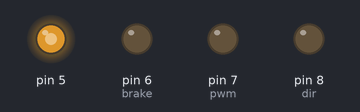
Simulated run of this sketch. Board: Arduino Uno, built with avr-gcc and run on an emulated ATmega328P. Parts: output pins drawn as LEDs (lit = HIGH). What the sketch prints to the serial monitor is not drawn.

Above: at 0.1 s.
Timing chart, 0 to 1.6 s (numbered marks = the images above):
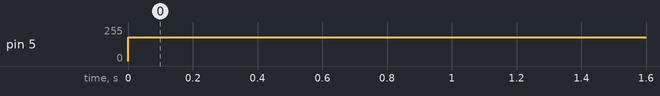

The sketch:

frec_mues.pde
```cpp
/* proportional control to keep balancing a pendulum on an inverted position*/
#define A_2 18
#define B_2 19
#define dir 8
#define pwm 7
#define brake 6
#define fm 5
volatile double count_2 = 0.0;
//double Kp;
double setpoint;

void setup()
{ //TCCR4B=0x01;
  pinMode(A_2, INPUT);
  pinMode(B_2, INPUT);
  pinMode (dir, OUTPUT);
  pinMode (pwm, OUTPUT);
  pinMode (brake, OUTPUT);
  attachInterrupt(5, doA2, CHANGE);
  attachInterrupt(4, doB2, CHANGE);
  Serial.begin (19200); Serial.println("START READING");
}
void loop()
{
double angle_2=count_2*(360.0/10000.0);
double pos2=angle_2;
setpoint=180.0;
double error2= setpoint - pos2;
analogWrite(5,error2);
Serial.print(" pos2 = ");
  Serial.print(pos2);
  Serial.print(", error2 = ");
  Serial.print(error2);
  Serial.print(", fm = ");
  Serial.print(fm);
  Serial.println();
}
void doA2(){
  // look for a low-to-high on channel A
  if (digitalRead(A_2) == HIGH) {
    // check channel B to see which way encoder is turning
    if (digitalRead(B_2) == LOW) {
      count_2 = count_2 + 1;         // CW
    }
    else {
      count_2 = count_2 - 1;         // CCW
    }
  }
  else   // must be a high-to-low edge on channel A
  {
    // check channel B to see which way encoder is turning
    if (digitalRead(B_2) == HIGH) {
      count_2 = count_2 + 1;          // CW
    }
    else {
      count_2 = count_2 - 1;          // CCW
    }
  }

}
void doB2(){
  // look for a low-to-high on channel B
  if (digitalRead(B_2) == HIGH) {
   // check channel A to see which way encoder is turning
    if (digitalRead(A_2) == HIGH) {
      count_2 = count_2 + 1;         // CW
    }
    else {
      count_2 = count_2 - 1;         // CCW
    }
  }
  // Look for a high-to-low on channel B
  else {
    // check channel B to see which way encoder is turning
    if (digitalRead(A_2) == LOW) {
      count_2 = count_2 + 1;          // CW
    }
    else {
      count_2 = count_2 - 1;          // CCW
    }
  }
}
```

Measured:
- by itself, pin 5: 0/255 → 180/255 at 0.00 s
